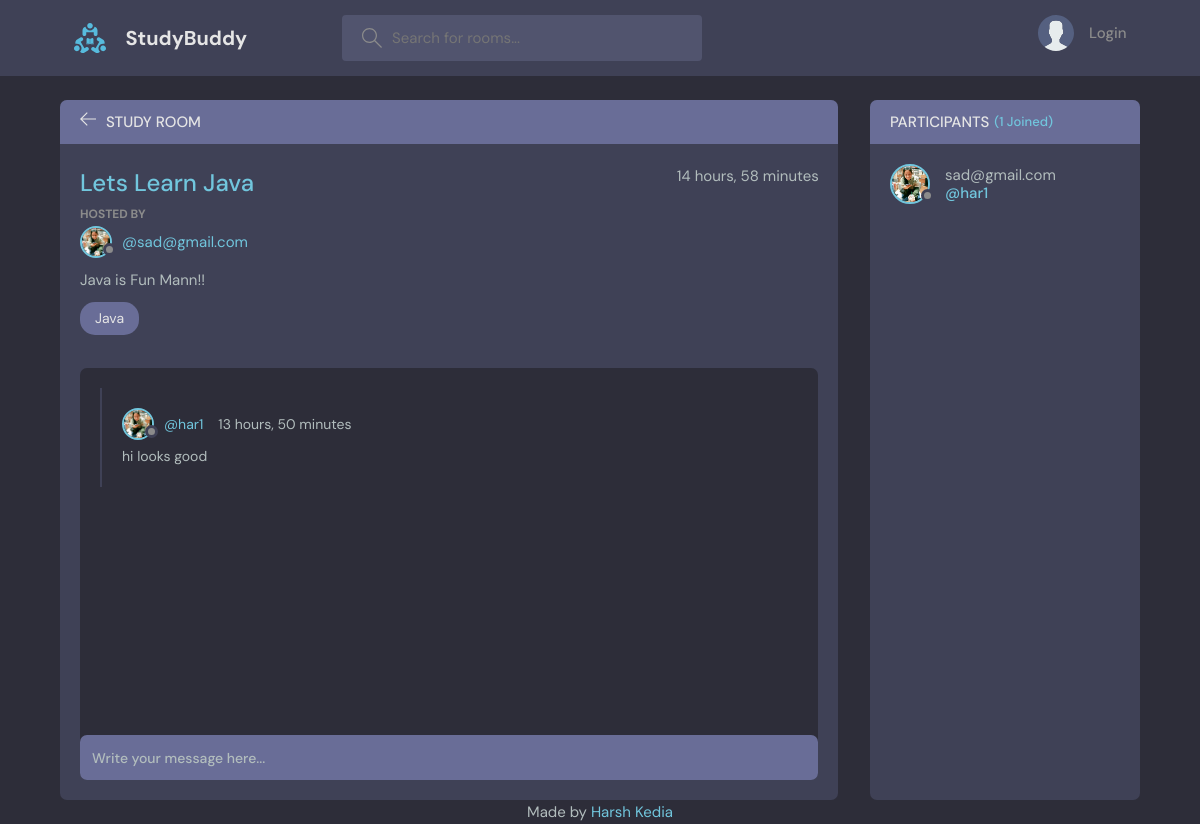
/room/1, run on the app's committed database.
### base/models.py (models this page shows, shortened)
class Rooms(models.Model):
    host = models.ForeignKey(User, on_delete=models.SET_NULL,null=True)
    topic = models.ForeignKey(Topic, on_delete=models.SET_NULL,null=True)
    name = models.CharField(max_length=200)
    description = models.TextField(null = True , blank= True)
    participants = models.ManyToManyField(User, related_name='participants',blank = True)
    updated = models.DateTimeField(auto_now=True)
    created  = models.DateTimeField(auto_now_add= True)
    class Meta():
        ordering = ['-updated','-created']

class User(AbstractUser):
    name = models.CharField(max_length=200, null = True)
    email = models.EmailField(null=True,unique=True)
    bio = models.TextField(null=True)
    avatar = models.ImageField(null = True, default = "avatar.svg")
    USERNAME_FIELD = 'email'
    REQUIRED_FIELDS = ['username']

class Topic(models.Model):
    name = models.CharField(max_length=200)
    def __str__(self) :
        return self.name

class Message(models.Model):
    user = models.ForeignKey(User, on_delete=models.CASCADE)
    room  = models.ForeignKey(Rooms, on_delete=models.CASCADE)
    body  = models.TextField()
    updated = models.DateTimeField(auto_now=True)
    created  = models.DateTimeField(auto_now_add= True)
    class Meta():
        ordering = ['-updated','-created']

### base/views.py (the view, shortened to what this page needs)
# urls.py: path('room/<str:pk>',views.room, name = 'rooms'),
def room(request,pk):
    room = Rooms.objects.get(id = pk)
    room_messages = room.message_set.all()
    participants = room.participants.all
    context = {'room':room,'room_messages':room_messages,
               'participants':participants}
    return render(request,'base/room.html',context)

### base/templates/base/room.html (shortened to what this page needs)
{% extends 'main.html' %}
{% block content %}
<main class="profile-page layout layout--2">
  <div class="container">
    <div class="room">
      <div class="room__top">
        <div class="room__topLeft">
          <a href="{%url 'home'%}">
            <svg version="1.1" xmlns="http://www.w3.org/2000/svg" width="32" height="32" viewBox="0 0 32 32">
              <title>arrow-left</title>
              <path
                d="M13.723 2.286l-13.723 13.714 13.719 13.714 1.616-1.611-10.96-10.96h27.625v-2.286h-27.625l10.965-10.965-1.616-1.607z">
              </path>
            </svg>
          </a>
          <h3>Study Room</h3>
        </div>
      </div>
      <div class="room__box scroll">
        <div class="room__header scroll">
          <div class="room__info">
            <h3>{{room.name}}</h3>
            <span>{{room.created|timesince}}</span>
          </div>
          <div class="room__hosted">
            <p>Hosted By</p>
            <a href="{%url 'user-profile' room.host.id %}" class="room__author">
              <div class="avatar avatar--small">
                <img src="{{room.host.avatar.url}}" />
              </div>
              <span>@{{room.host}}</span>
            </a>
          </div>
          <div class="room__details">
            {{room.description}}
          </div>
          <span class="room__topics">{{room.topic}}</span>
        </div>
        <div class="room__conversation">
          <div class="threads scroll">
            {%for message in room_messages%}
            <div class="thread">
              <div class="thread__top">
                <div class="thread__author">
                  <a href="{%url 'user-profile' message.user.id %}" class="thread__authorInfo">
                    <div class="avatar avatar--small">
                      <img src="{{message.user.avatar.url}}" />
                    </div>
                    <span>@{{message.user.username}}</span>
                  </a>
                  <span class="thread__date">{{message.created|timesince }}</span>
                </div>
              </div>
              <div class="thread__details">
               {{message.body}}
              </div>
            </div>
            {%endfor%}
          </div>
        </div>
      </div>
      <div class="room__message">
        <form action="" method="post">
          <input name="body" placeholder="Write your message here..." />
        </form>
      </div>
    </div>
    <div class="participants">
      <h3 class="participants__top">Participants <span>({{participants.count}} Joined)</span></h3>
      <div class="participants__list scroll">
        {%for user in participants%}
        <a href="{%url 'user-profile' user.id %}" class="participant">
          <div class="avatar avatar--medium">
            <img src="{{user.avatar.url}}" />
          </div>
          <p>
            {{user}}
            <span>@{{user.username}}</span>
          </p>
        </a>
        {%endfor%}
      </div>
    </div>
  </div>
</main>
{%endblock content%}

### data on the page
Rooms: name "Lets Learn Java", created "14 hours, 58 minutes", host.avatar (picture), host "sad@gmail.com", description "Java is Fun Mann!!", topic "Java"
Message: user.avatar (picture), user.username "har1", created "13 hours, 50 minutes", body "hi looks good"
User: avatar (picture), email "sad@gmail.com", username "har1"

### other printed values
{{ participants.count }} "1"
